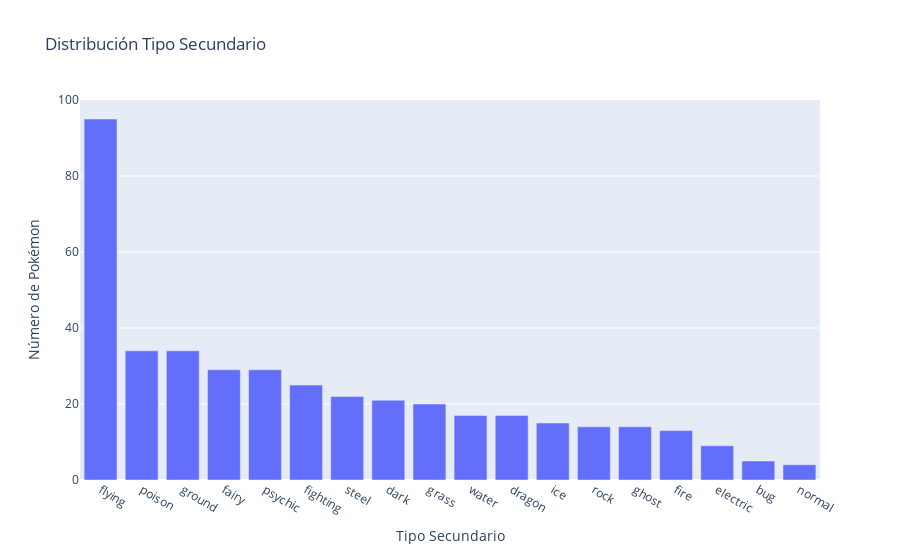

Write notebook code for a chart like this one.
### Code cell
top_types_secundary = df['type2'].value_counts().reset_index(name='count')

fig = px.bar(top_types_secundary, x='type2', y='count', title='Distribución Tipo Secundario')
fig.update_xaxes(title_text='Tipo Secundario')
fig.update_yaxes(title_text='Número de Pokémon')
fig.show()

### Figure 1 — Plotly figure (JSON) as saved in the notebook; plotly's stock layout.template omitted (floating-point values rounded to 4 significant figures)
{"data": [{"alignmentgroup": "True", "hovertemplate": "type2=%{x}<br>count=%{y}<extra></extra>", "legendgroup": "", "marker": {"color": "#636efa", "pattern": {"shape": ""}}, "name": "", "offsetgroup": "", "orientation": "v", "showlegend": false, "textposition": "auto", "type": "bar", "x": ["flying", "poison", "ground", "fairy", "psychic", "fighting", "steel", "dark", "grass", "water", "dragon", "ice", "rock", "ghost", "fire", "electric", "bug", "normal"], "xaxis": "x", "y": [95, 34, 34, 29, 29, 25, 22, 21, 20, 17, 17, 15, 14, 14, 13, 9, 5, 4], "yaxis": "y"}], "layout": {"barmode": "relative", "legend": {"tracegroupgap": 0}, "title": {"text": "Distribución Tipo Secundario"}, "xaxis": {"anchor": "y", "domain": [0, 1], "title": {"text": "Tipo Secundario"}}, "yaxis": {"anchor": "x", "domain": [0, 1], "title": {"text": "Número de Pokémon"}}}}
